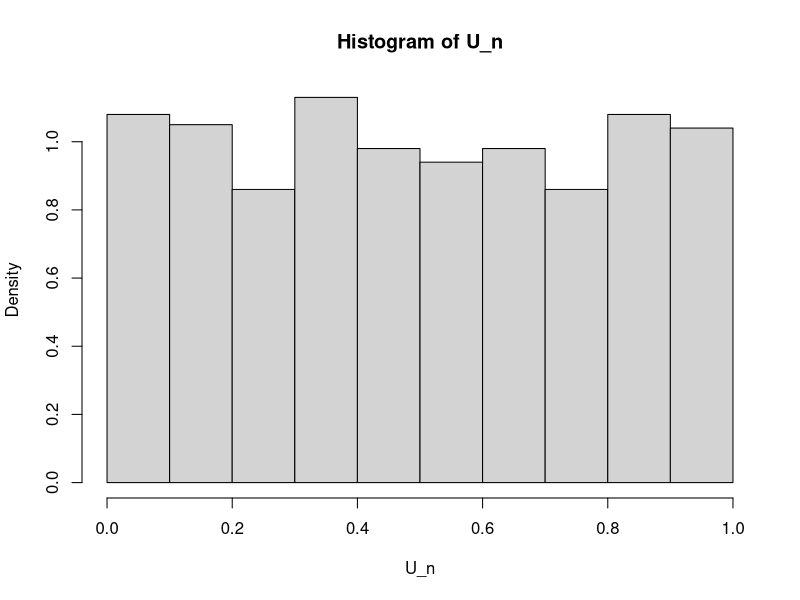
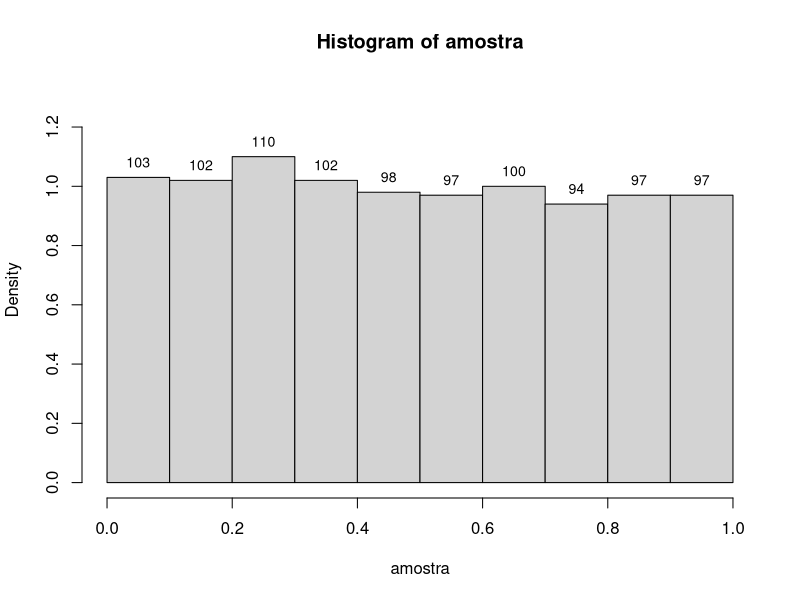
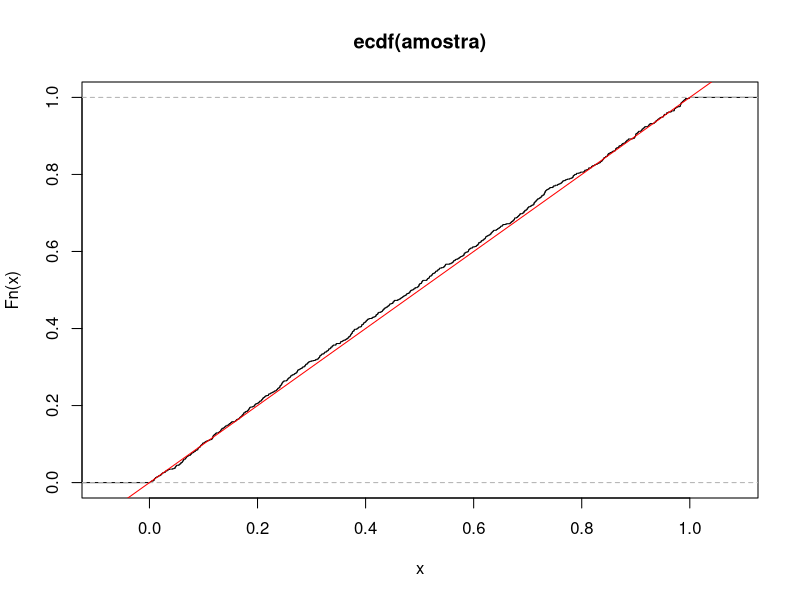
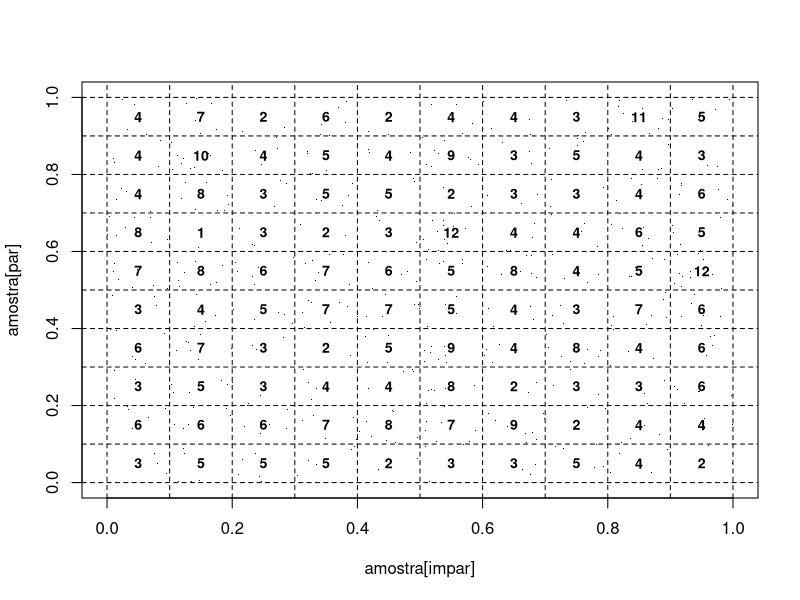

These figures' R source, in order:
## ---- chunk 1
gerar_lcg <- function(n, x0, A, B, m) {
  
  # Criamos um vetor 'vazio' apenas para definir o tamanho da iteração
  passos <- rep(0, n-1)
  
  # Primeiro elemento do vetor X_n
  x1 <- (A * x0 + B) %% m
  
  # Reduce aplica a lógica: (valor_anterior * A + B) %% m
  resultado <- Reduce(function(x_ant, .) (A * x_ant + B) %% m, 
         x = passos, 
         init = x1, 
         accumulate = TRUE)
  
  # O Vetor
  U_n <- resultado / m
  
  return(U_n)
}
## ---- chunk 2
# Exemplo: Gerar n números
tamanho_da_amostra = 1e3
a = 1664525
b = 1013904223
m = 2^31
seed = 2

U_n <- gerar_lcg(n = tamanho_da_amostra,
                 x0 = seed,
                 A = a, 
                 B = b,
                 m = m)


head(U_n, n = 4)
## ---- chunk 3
rmeu <- function(n = 1, x0 = 777, m = 2^31, A = 1664525, B = 1013904223) {
  vetor <- numeric(n)
  x_n <- x0
  for(i in 1:n){
    vetor[i] <- (A*x_n + B) %% m -> x_n
  }
  return(vetor/m)
}
## ---- chunk 4
U_n <- rmeu(n = tamanho_da_amostra,
                 x0 = seed,
                 A = a, 
                 B = b,
                 m = m)

head(U_n, n = 4)
## ---- chunk 5
resumo_estatistico <- function(x) {
  c(Media = mean(x), 
    Variancia = var(x), 
    Desvio_Padrao = sd(x))
}

resumo_estatistico(U_n)
## ---- chunk 6
reticulado <- seq(from = 0,to = 1, by = 0.1) # Contribuição do André
hist(U_n, freq = FALSE, breaks = reticulado)
## ---- chunk 7
rmeu2 <- function(n, xo = 115, m = 2^31, a = 65539, b = 0){
  vetor <- numeric(n)
  xn <- xo
  for(i in 1:n){
    vetor[i] <- (a * xn + b) %% m -> xn
  }
  return(vetor/m)
}
amostra <- rmeu2(1e3)
mean(amostra) # média empírica 0.5
var(amostra) # variância 
sd(amostra)

obj <- hist(amostra, freq = F, ylim = c(0, 1.3))
with(obj, text(x = mids, y = density, labels = counts, pos = 3, cex = 0.85, lwd = 2))

contagem <- obj$counts
xquadrado <- sum(((contagem - 100)**2)/100)
1 - pchisq(xquadrado, df = 9)

valores.10 <- cut(amostra, breaks = seq(from = 0, to = 1, by = 0.1))
valores.30 <- cut(amostra, breaks = seq(from = 0, to = 1, by = 1/30))
valores.100 <- cut(amostra, breaks = seq(from = 0, to = 1, by = 0.01))
tabela.10 <- table(valores.10)
tabela.30 <- table(valores.30)
tabela.100 <- table(valores.100)
chisq.test(c(tabela.10))
chisq.test(c(tabela.30))
chisq.test(c(tabela.100))

ks.test(amostra, "punif")
fn <- ecdf(amostra)
plot(fn)
abline(a = 0, b = 1, col = "red")

amostra <- rmeu(1e3)
par <- (1:500)*2
impar <- par-1

plot(x = amostra[impar], y = amostra[par], xlim = c(0, 1), ylim = c(0, 1), pch = ".")
reticulado <- (0:10)/10
abline(h = reticulado, v = reticulado, lty = 2, col = "gray2")

cutx <- cut(amostra[impar], breaks = reticulado, include.lowest = T)
cuty <- cut(amostra[par], breaks = reticulado, include.lowest = T)
tabela <- table(cutx, cuty)
sum(tabela)

for (i in 1:10) {
  xis <- (i-1)/10 + 0.05
  for (j in 1:10) {
    ipsilon <- (j-1)/10 + 0.05
    text(x = xis, y = ipsilon, label = tabela[i, j], cex = 0.85, font = 2)
  }
}
